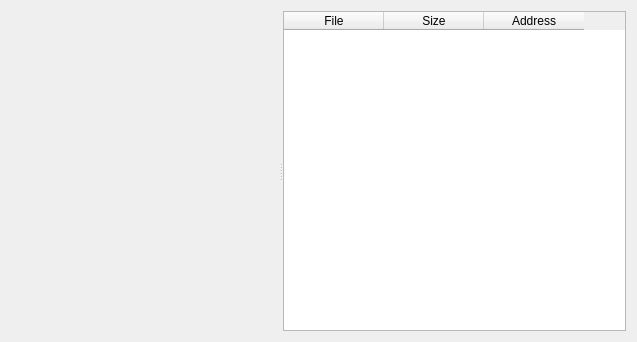
<?xml version="1.0" encoding="UTF-8"?>
<ui version="4.0">
 <class>binaryFileWidget</class>
 <widget class="QWidget" name="binaryFileWidget">
  <property name="geometry">
   <rect>
    <x>0</x>
    <y>0</y>
    <width>637</width>
    <height>342</height>
   </rect>
  </property>
  <property name="windowTitle">
   <string>Form</string>
  </property>
  <layout class="QGridLayout" name="gridLayout">
   <item row="0" column="0">
    <widget class="QSplitter" name="splitter">
     <property name="orientation">
      <enum>Qt::Horizontal</enum>
     </property>
     <widget class="QHexEdit" name="hexViewer" native="true">
      <property name="minimumSize">
       <size>
        <width>200</width>
        <height>0</height>
       </size>
      </property>
     </widget>
     <widget class="QTableWidget" name="fragmentList">
      <column>
       <property name="text">
        <string>File</string>
       </property>
      </column>
      <column>
       <property name="text">
        <string>Size</string>
       </property>
      </column>
      <column>
       <property name="text">
        <string>Address</string>
       </property>
      </column>
     </widget>
    </widget>
   </item>
  </layout>
 </widget>
 <customwidgets>
  <customwidget>
   <class>QHexEdit</class>
   <extends>QWidget</extends>
   <header location="global">qhexedit.h</header>
   <container>1</container>
  </customwidget>
 </customwidgets>
 <resources/>
 <connections/>
</ui>
